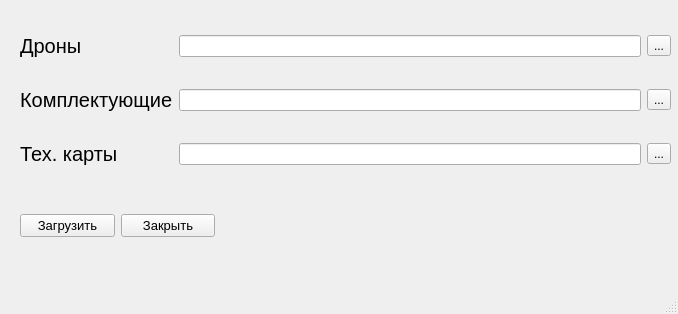
<?xml version="1.0" encoding="UTF-8"?>
<ui version="4.0">
 <class>MainWindow</class>
 <widget class="QMainWindow" name="MainWindow">
  <property name="geometry">
   <rect>
    <x>0</x>
    <y>0</y>
    <width>678</width>
    <height>314</height>
   </rect>
  </property>
  <property name="windowTitle">
   <string>MainWindow</string>
  </property>
  <widget class="QWidget" name="centralwidget">
   <widget class="QWidget" name="gridLayoutWidget">
    <property name="geometry">
     <rect>
      <x>20</x>
      <y>10</y>
      <width>651</width>
      <height>181</height>
     </rect>
    </property>
    <layout class="QGridLayout" name="gridLayout">
     <item row="1" column="0">
      <widget class="QLabel" name="label_2">
       <property name="font">
        <font>
         <pointsize>15</pointsize>
        </font>
       </property>
       <property name="text">
        <string>Комплектующие</string>
       </property>
      </widget>
     </item>
     <item row="1" column="1">
      <widget class="QLineEdit" name="line_details_download"/>
     </item>
     <item row="0" column="1">
      <widget class="QLineEdit" name="line_drons_download"/>
     </item>
     <item row="2" column="0">
      <widget class="QLabel" name="label_3">
       <property name="font">
        <font>
         <pointsize>15</pointsize>
        </font>
       </property>
       <property name="text">
        <string>Тех. карты</string>
       </property>
      </widget>
     </item>
     <item row="2" column="1">
      <widget class="QLineEdit" name="line_card_download"/>
     </item>
     <item row="0" column="0">
      <widget class="QLabel" name="label">
       <property name="font">
        <font>
         <pointsize>15</pointsize>
        </font>
       </property>
       <property name="text">
        <string>Дроны</string>
       </property>
      </widget>
     </item>
     <item row="0" column="2">
      <widget class="QToolButton" name="load_button_drones">
       <property name="text">
        <string>...</string>
       </property>
      </widget>
     </item>
     <item row="1" column="2">
      <widget class="QToolButton" name="load_button_details">
       <property name="text">
        <string>...</string>
       </property>
      </widget>
     </item>
     <item row="2" column="2">
      <widget class="QToolButton" name="load_button_tech_cards">
       <property name="text">
        <string>...</string>
       </property>
      </widget>
     </item>
    </layout>
   </widget>
   <widget class="QWidget" name="gridLayoutWidget_2">
    <property name="geometry">
     <rect>
      <x>20</x>
      <y>200</y>
      <width>195</width>
      <height>51</height>
     </rect>
    </property>
    <layout class="QGridLayout" name="gridLayout_2">
     <item row="0" column="0">
      <widget class="QPushButton" name="download_all">
       <property name="font">
        <font>
         <pointsize>10</pointsize>
        </font>
       </property>
       <property name="text">
        <string>Загрузить</string>
       </property>
      </widget>
     </item>
     <item row="0" column="1">
      <widget class="QPushButton" name="close">
       <property name="font">
        <font>
         <pointsize>10</pointsize>
        </font>
       </property>
       <property name="text">
        <string>Закрыть</string>
       </property>
      </widget>
     </item>
    </layout>
   </widget>
  </widget>
  <widget class="QMenuBar" name="menubar">
   <property name="geometry">
    <rect>
     <x>0</x>
     <y>0</y>
     <width>678</width>
     <height>26</height>
    </rect>
   </property>
  </widget>
  <widget class="QStatusBar" name="statusbar"/>
 </widget>
 <resources/>
 <connections/>
</ui>
